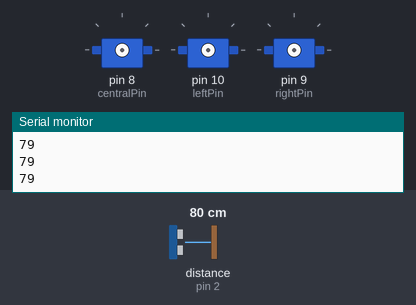
This sketch was run on a simulated Arduino Uno, built with avr-gcc and run on an emulated ATmega328P. Parts: 3 × servo, the last lines printed to the serial monitor. Wiring (inferred from the names in the program): ultrasonic range finder: trigger pin 3; echo pin 2. Inputs (shaded band) come from the test bench; at power-on: distance to the obstacle (sensor on pin 2) 80 cm. The echo pulse lasts 58.3 µs per cm; random numbers use the default seed unless the sketch sets one.

Above: at 1.2 s.
1.3 s: distance to the obstacle (sensor on pin 2) set to 11 cm
2.8 s: distance to the obstacle (sensor on pin 2) set to 8 cm
At 2.97 s:
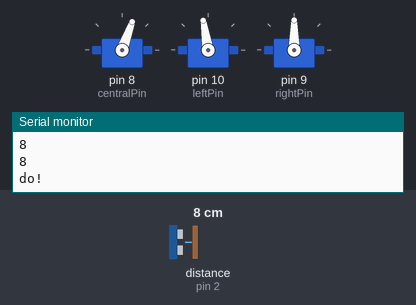
At 3.51 s:
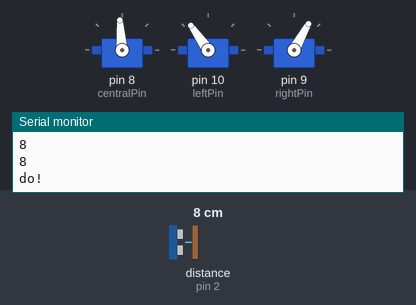
Timing chart, 0 to 25.4 s (numbered marks = the images above; inputs shaded):
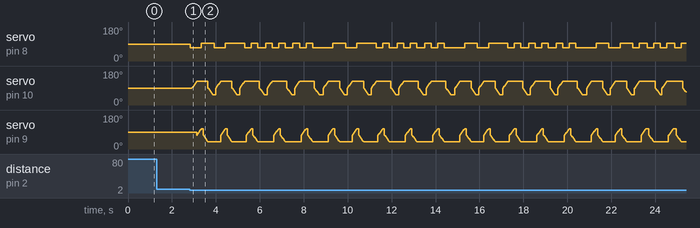

The sketch:

EDUino_sonar.ino
```cpp
#include <Servo.h>

//variabili ultrasonic
int trigPin=3;
int echoPin=2;
float v=331.5+0.6*20; //m/s
int sensorIndex=0;
int score=0;
int values[4];
int soglia=9;

//variabili motori
Servo myServoCentral;
Servo myServoRight;
Servo myServoLeft;

const int centralPin=8;
const int rightPin=9;
const int leftPin=10;

float Speed=6;
int centrals[]={90,82,73}; //left center right
int excursions[]={35,12};

void setup() {
  Serial.begin(115200);
  pinMode(trigPin,OUTPUT);
  pinMode(echoPin,INPUT);
}

void loop() {
  int d=distanceM();
  values[sensorIndex]=d;
  sensorIndex++;
  Serial.println(d,DEC);
  if(sensorIndex>=3){
    for(int i=0;i<4-1;i++){
      if(values[i]==values[i+1])
        score++;
    }
    if(score>=3&&values[0]<soglia){
      Serial.println("do!");
      indietro();
      indietro();
      int dice=int(random(2));
      Serial.println(dice);
      //int dice2=random(2,4);
      if(dice==0){
        for(byte i=0;i<4;i++)
          orario();
      }
      if(dice==1){
        for(byte i=0;i<3;i++)
          antiorario();
      }
      score=0;
    }
    sensorIndex=0;
  }
  delay(5); //ms
 }
```

antiorario.ino
```cpp
void antiorario(){
  myServoCentral.attach(centralPin);
  myServoLeft.attach(leftPin);
  myServoRight.attach(rightPin);

  //if(oldCommand!="orario"&&oldCommand!="avanti"){
  //lift up left side
  if(myServoLeft.read()!=centrals[0]+excursions[0]){
  for(int i=0;i<=excursions[1];i++){
    myServoCentral.write(centrals[1]+excursions[1]);
    delay(Speed);
  }
  //move back left legs
  for(int i=0;i<=excursions[0];i++){
    myServoLeft.write(centrals[0]+i);
    delay(Speed);
  }
  //lift up right side
  for(int i=0;i<=excursions[1];i++){
    myServoCentral.write(centrals[1]-excursions[1]);
    delay(Speed);
  }
  //move ahead right legs
  for(int i=0;i<=excursions[0];i++){
    myServoRight.write(centrals[2]+i);
    delay(Speed);
  }
  }
  //lift up left side
  for(int i=0;i<=excursions[1];i++){
    myServoCentral.write(centrals[1]+excursions[1]);
    delay(Speed);
  }
  //move back right legs
  for(int i=0;i<=excursions[0];i++){
    myServoRight.write(centrals[2]-i);
    delay(Speed);
  }
  //lift up right side
  for(int i=0;i<=excursions[1];i++){
    myServoCentral.write(centrals[1]-excursions[1]);
    delay(Speed);
  }
  //move ahead left legs
  for(int i=0;i<=excursions[0];i++){
    myServoLeft.write(centrals[0]-i);
    delay(Speed);
  }
  delay(58);
  myServoLeft.detach();
  myServoRight.detach();
  myServoCentral.detach();
}
```

avanti.ino
```cpp
void avanti(){
  myServoCentral.attach(centralPin);
  myServoLeft.attach(leftPin);
  myServoRight.attach(rightPin);
  //Serial.println(myServoLeft.read()); //!!!!!!
  //lift up left side
  if(myServoLeft.read()!=centrals[0]+excursions[0]){
    for(int i=0;i<=excursions[1];i++){
      myServoCentral.write(centrals[1]+(excursions[1]));
      delay(Speed);
    }
    //move back left legs
    for(int i=0;i<=excursions[0];i++){
      myServoLeft.write(centrals[0]+i);
      delay(Speed);
    }
    //move ahead right legs
    for(int i=0;i<=excursions[0];i++){
      myServoRight.write(centrals[2]+i);
      delay(Speed);
    }
  }

  //lift up right side
  for(int i=0;i<=excursions[1];i++){
    myServoCentral.write(centrals[1]-(excursions[1]));
    delay(Speed);
  }

  //move back right legs
  for(int i=0;i<=excursions[0];i++){
    myServoRight.write(centrals[2]-i);
    delay(Speed);
  }
  //move ahead left legs
  for(int i=0;i<=excursions[0];i++){
    myServoLeft.write(centrals[0]-i);
    delay(Speed);
  }

  delay(58);
  myServoCentral.detach();
  myServoRight.detach();
  myServoLeft.detach();
}
```

distanceM.ino
```cpp
float distanceM(){
  digitalWrite(trigPin,0);
  delayMicroseconds(3);
  digitalWrite(trigPin,1);
  delayMicroseconds(5);
  digitalWrite(trigPin,0);
  //listen for echo
  float tUs=pulseIn(echoPin,1); //microseconds
  float t =tUs/1000.0/1000.0/2; //s.
  float d=t*v;//m.
  return d*100;//cm
}
```

indietro.ino
```cpp
void indietro(){
  myServoCentral.attach(centralPin);
  myServoLeft.attach(leftPin);
  myServoRight.attach(rightPin);

  //lift up right side
  if(myServoLeft.read()!=centrals[0]+excursions[0]){
  for(int i=0;i<=excursions[1];i++){
    myServoCentral.write(centrals[1]-excursions[1]);
    delay(Speed);
  }
  //move back left legs
  for(int i=0;i<=excursions[0];i++){
    myServoLeft.write(centrals[0]+i);
    delay(Speed);
  }
  //move ahead right legs
  for(int i=0;i<=excursions[0];i++){
    myServoRight.write(centrals[2]+i);
    delay(Speed);
  }
  }
  //lift up left side
  for(int i=0;i<=excursions[1];i++){
    myServoCentral.write(centrals[1]+excursions[1]);
    delay(Speed);
  }

  //move back right legs
  for(int i=0;i<=excursions[0];i++){
    myServoRight.write(centrals[2]-i);
    delay(Speed);
  }
  //move ahead left legs
  for(int i=0;i<=excursions[0];i++){
    myServoLeft.write(centrals[0]-i);
    delay(Speed);
  }
  delay(58);
  myServoCentral.detach();
  myServoRight.detach();
  myServoLeft.detach();
}
```

orario.ino
```cpp
void orario(){
  myServoCentral.attach(centralPin);
  myServoRight.attach(rightPin);
  myServoLeft.attach(leftPin);

  //if(oldCommand!="antiorario"&&oldCommand!="indietro"){
  if(myServoRight.read()!=centrals[2]-excursions[0]){
   //lift up right side
  for(int i=0;i<=excursions[1];i++){
    myServoCentral.write(centrals[1]-excursions[1]);
    delay(Speed);
  }
  //move back right legs
  for(int i=0;i<=excursions[0];i++){
    myServoRight.write(centrals[2]-i);
    delay(Speed);
  }

  //lift up left side
  for(int i=0;i<=excursions[1];i++){
    myServoCentral.write(centrals[1]+excursions[1]);
    delay(Speed);
  }
  //move ahead left legs
  for(int i=0;i<=excursions[0];i++){
    myServoLeft.write(centrals[0]-i);
    delay(Speed);
  }
  }

  //lift up right side
  for(int i=0;i<=excursions[1];i++){
    myServoCentral.write(centrals[1]-excursions[1]);
    delay(Speed);
  }
  //move back left legs
  for(int i=0;i<=excursions[0];i++){
    myServoLeft.write(centrals[0]+i);
    delay(Speed);
  }
  //lift up left side
  for(int i=0;i<=excursions[1];i++){
    myServoCentral.write(centrals[1]+excursions[1]);
    delay(Speed);
  }
  //move ahead right legs
  for(int i=0;i<=excursions[0];i++){
    myServoRight.write(centrals[2]+i);
    delay(Speed);
  }
  delay(58);
  myServoRight.detach();
  myServoLeft.detach();
  myServoCentral.detach();
}
```

Measured:
- the behaviour switches between 10 and 9 cm on distance to the obstacle (sensor on pin 2) (found by bisection; images 0 and 1)
